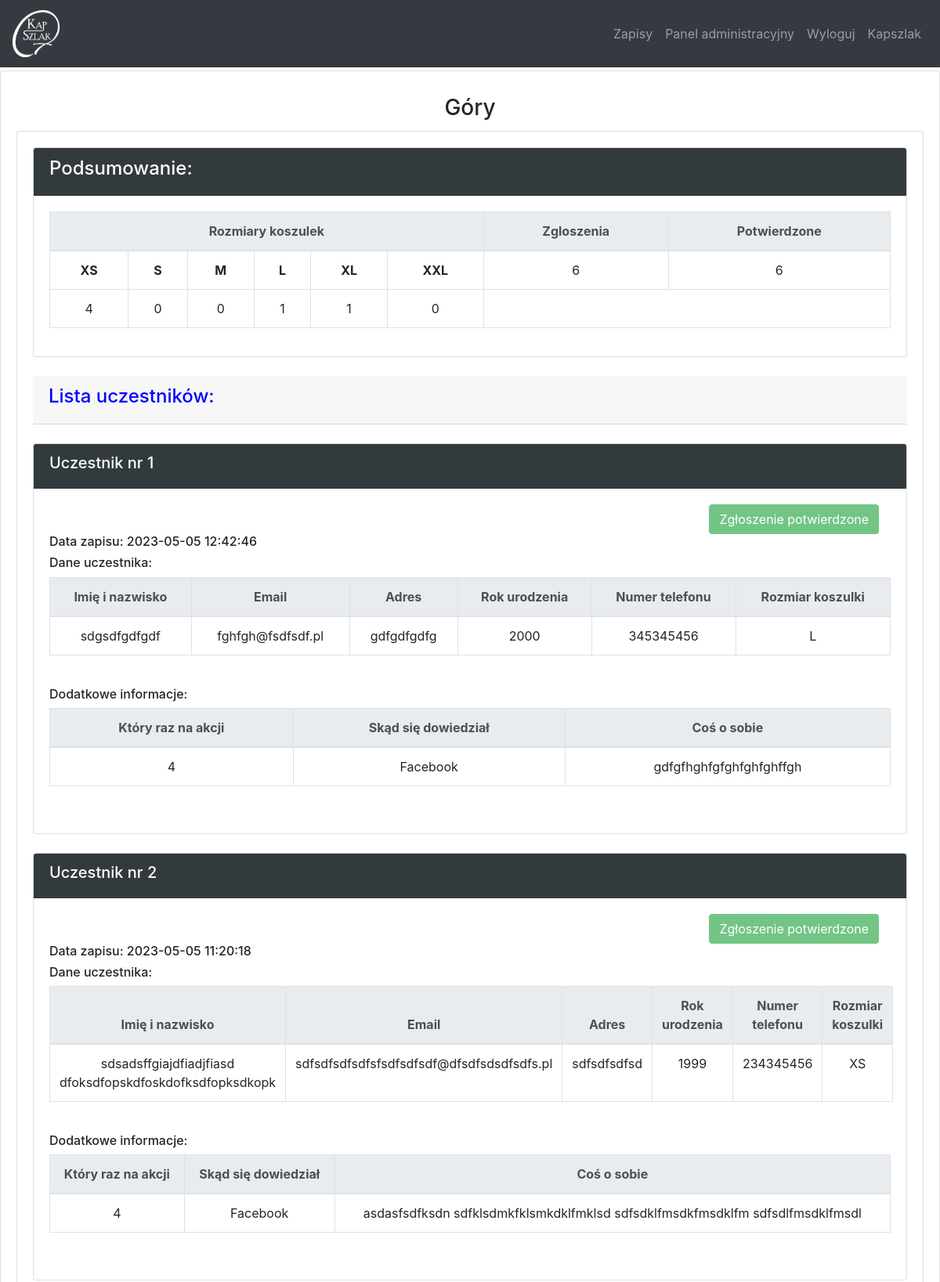
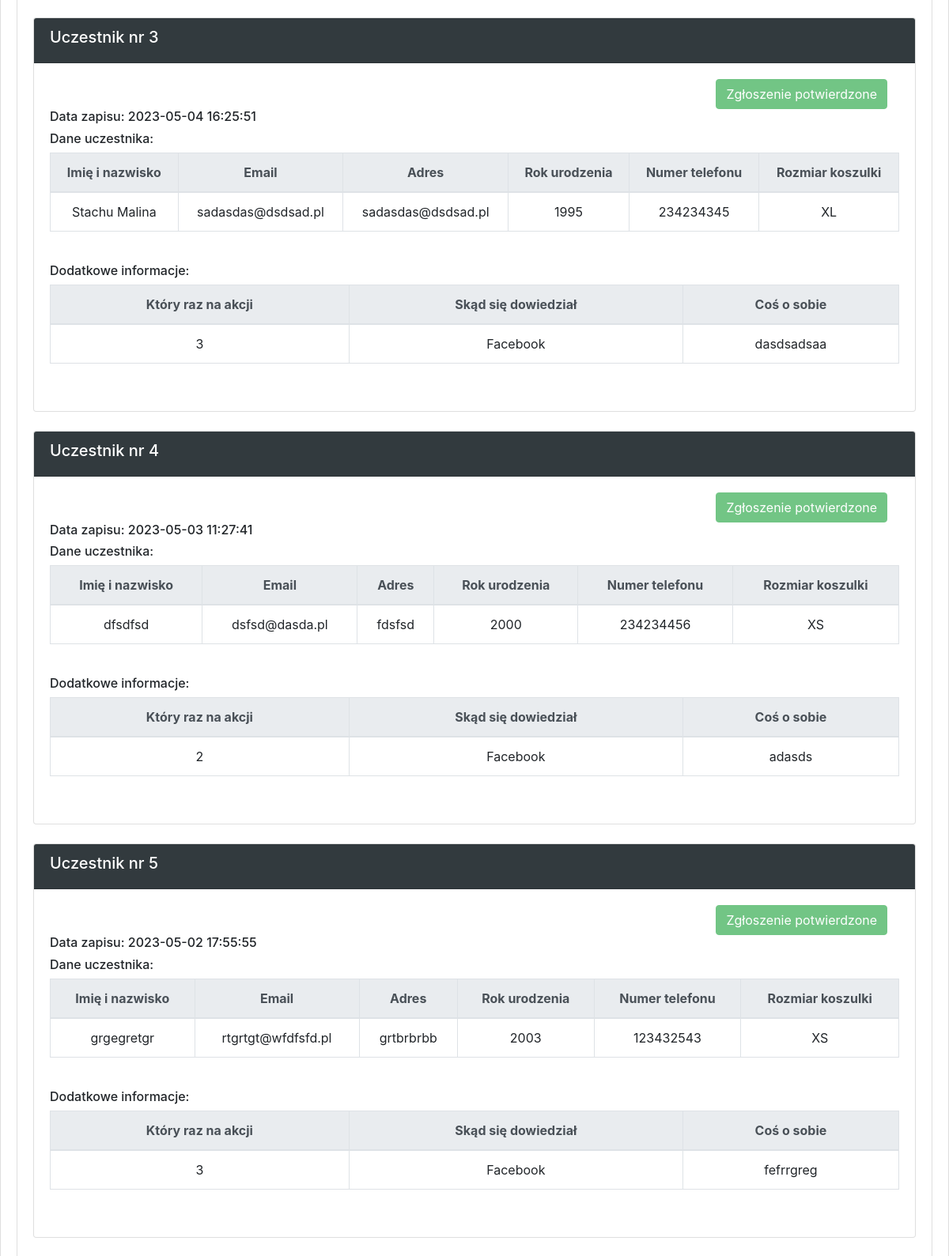
The app's page /dashboard/eventview?event_id=1 (signed in, upper part) with its own data (2 pictures, top to bottom).
### website/models.py (models this page shows)
class Events(db.Model):
    id = db.Column(db.Integer, primary_key=True)
    year_id = db.Column(db.Integer, db.ForeignKey('year.id'))
    signup = db.relationship('Signup', backref='events')
    name = db.Column(db.String(300))
    date  = db.Column(db.Date)
    temp_id = db.Column(db.Integer)
    is_active = db.Column(db.Boolean, default=True, nullable=False)
    mail_temp = db.Column(db.String(1000))

class Signup(db.Model):
    id = db.Column(db.Integer, primary_key=True)
    event_id = db.Column(db.Integer, db.ForeignKey('events.id'))
    date  = db.Column(db.DateTime)
    person = db.relationship('Person', backref='signup')
    basic = db.relationship('Basic', backref='signup')
    winter = db.relationship('Winter', backref='signup')
    turnament = db.relationship('Turnament', backref='signup')
    older = db.relationship('Older', backref='signup')

class Person(db.Model):
    id = db.Column(db.Integer, primary_key=True)
    signup_id = db.Column(db.Integer, db.ForeignKey('signup.id'))
    is_verified = db.Column(db.Boolean, default=False)
    is_contact = db.Column(db.Boolean, default=True)
    name = db.Column(db.String(300))
    email = db.Column(db.String(300))
    adress = db.Column(db.String(300))
    year = db.Column(db.Integer)
    telNum = db.Column(db.Integer)
    selectSize = db.Column(db.String(10))
    weight = db.Column(db.Integer)
    height = db.Column(db.Integer)

class Basic(db.Model):
    id = db.Column(db.Integer, primary_key=True)
    signup_id = db.Column(db.Integer, db.ForeignKey('signup.id'))
    howMany = db.Column(db.Integer)
    whereKnew = db.Column(db.String(300))
    intro = db.Column(db.String(500))

### website/views.py (the view, shortened to what this page needs)
@views.route('/dashboard/eventview', methods=['GET', 'POST'])
@login_required
def event_view():
    event_id = request.args.get('event_id', None)
    event = Events.query.get(int(event_id))
    if event:
        sn_lst = event.signup
        sn_lst = sorted(sn_lst, key=lambda signup: signup.id, reverse=True)
        dic = get_sumup(event.id, sn_lst)
        if event.temp_id != 3:
            return render_template('event_view.html', event=event, sn_lst=sn_lst, user=current_user, dic=dic)
    else:
        flash('Operacja nie jest dostepna', category='error')
        return redirect(url_for('views.dashboard'))

### modules/servis_html.py (called while the page is built, shortened)
def get_sumup(event_id, lst):
	dic = {}
	dic['num_signup'] = len(lst)
	dic['num_active'] = 0
	dic['xs'] = 0
	dic['s'] = 0
	dic['m'] = 0
	dic['l'] = 0
	dic['xl'] = 0
	dic['xxl'] = 0
	dic['n_skiEver'] = 0
	dic['n_skiInst'] = 0
	dic['n_isLent'] = 0
	dic['discount'] = 0
	dic['normal'] = 0
	dic['narty'] = 0
	dic['buty'] = 0
	dic['deska'] = 0
	dic['kask'] = 0
	dic['kijki'] = 0
	dic['gogle'] = 0
	for signup in lst:
		for member in signup.person:
			if member.is_verified:
				dic['num_active'] += 1
			if event_id in (1, 4, 6):
				if member.selectSize == 'XS':
					dic['xs'] += 1
				elif member.selectSize == 'S':
					dic['s'] += 1
				elif member.selectSize == 'M':
					dic['m'] += 1
				elif member.selectSize == 'L':
					dic['l'] += 1
				elif member.selectSize == 'XL':
					dic['xl'] += 1
				elif member.selectSize == 'XXL':
					dic['xxl'] += 1
	return dic

### website/templates/event_view.html (shortened to what this page needs)
{% extends "base.html" %}
{% block content %}
<div class="card">
		    <div class="card-body">
		    	<h3 class="card-title" align="center">{{ event.name }}</h3>
		    	<div class="card">
		    		<div class="card-body">
		    		{% if event.temp_id == 1 %}
			    		{% include 'signup_view/ev1.html' %}
			    	{% elif event.temp_id == 2 %}
			    		{% include 'signup_view/ev2.html' %}
			    	{% elif event.temp_id == 3 %}
			    		{% include 'signup_view/ev3.html' %}
			    	{% elif event.temp_id == 4 %}
			    		{% include 'signup_view/ev4.html' %}
			    	{% elif event.temp_id == 5 %}
			    		{% include 'signup_view/ev5.html' %}
			    	{% elif event.temp_id == 6 %}
			    		{% include 'signup_view/ev6.html' %}
			    	{% endif %}
		    		</div>
		</div>
	</div>
</div>
{% endblock %}

### website/templates/signup_view/ev1.html (shortened to what this page needs)
<div class="card">
    <div class="card-header" style="background-color: #323a3e">
<h4><font color="white">Podsumowanie:</font></h4>
</div>
<div class="card-body">
<table class="table table-bordered">
                          <thead class="thead-light" align="center">
                            <tr>
                            <th colspan="6">Rozmiary koszulek</th>
                              <th scope="col">Zgloszenia</th>
                              <th scope="col">Potwierdzone</th>
                            </tr>
                          </thead>
                          <tbody align="center">
                            <tr>
                                <td><b>XS</b></td>
                              <td><b>S</b></td>
                              <td><b>M</b></td>
                              <td><b>L</b></td>
                              <td><b>XL</b></td>
                              <td><b>XXL</b></td>
                              <td>{{ dic['num_signup'] }}</td>
                              <td>{{ dic['num_active'] }}</td>
                            </tr>
                            <tr>
                              <td>{{ dic['xs'] }}</td>
                              <td>{{ dic['s'] }}</td>
                              <td>{{ dic['m'] }}</td>
                              <td>{{ dic['l'] }}</td>
                              <td>{{ dic['xl'] }}</td>
                              <td>{{ dic['xxl'] }}</td>
                            </tr>
                    </tbody>
                        </table>
                      </div>
</div>
<br>
    <div class="card-header">
      {% if dic['num_signup'] != 0 %}
<h4><font color="blue">Lista uczestników:</font></h4>
{% else %}
<h4><font color="red">Brak zapisanych uczestników:</font></h4>
{% endif %}
</div>
<br>
{% for signup in sn_lst %}
<div class="card">
    <div class="card-header" style="background-color: #323a3e">
<h5><font color="white">Uczestnik nr {{ loop.index }}</font></h5>
</div>
    {% for item in signup.person %}
    <div class="card-body">
      <div class="col-md-12 text-right">
        {% if not item.is_verified %}
        <a href="/signup-verified?event_id={{ event.id }}&person_id={{ item.id }}"><button type="button" class="btn btn-danger">Potwierdź zapis</button></a>
        {% else %}
        <button type="button" class="btn btn-success" disabled>Zgłoszenie potwierdzone</button>
        {% endif %}
      </div>
<h6>Data zapisu: {{ signup.date }}</h6>
<h6>Dane uczestnika:</h6>
<table class="table table-bordered">
                          <thead class="thead-light" align="center">
                            <tr>
                              <th scope="col">Imię i nazwisko</th>
                              <th scope="col">Email</th>
                              <th scope="col">Adres</th>
                              <th scope="col">Rok urodzenia</th>
                              <th scope="col">Numer telefonu</th>
                              <th scope="col">Rozmiar koszulki</th>
                            </tr>
                          </thead>
                          <tbody align="center">
                            <tr>
                              <td>{{ item.name }}</td>
                              <td>{{ item.email }}</td>
                              <td>{{ item.adress }}</td>
                              <td>{{ item.year }}</td>
                              <td>{{ item.telNum }}</td>
                              <td>{{ item.selectSize }}</td>
                            </tr>
                          </tbody>
                        </table>
               {% endfor %}
               <br>
{% for item in signup.basic %}
<h6>Dodatkowe informacje:</h6>
<table class="table table-bordered">
                          <thead class="thead-light" align="center">
                            <tr>
                              <th scope="col">Który raz na akcji</th>
                              <th scope="col">Skąd się dowiedział</th>
                              <th scope="col">Coś o sobie</th>
                            </tr>
                          </thead>
                          <tbody align="center">
                            <tr>
                              <td>{{ item.howMany }}</td>
                              <td>{{ item.whereKnew }}</td>
                              <td>{{ item.intro }}</td>
                            </tr>
                          </tbody>
                        </table>
               {% endfor %}
               <br>
             </div>
           </div><br>
               {% endfor %}

### website/static/css/style.css (style rules this page uses)
h3 { margin-top: 10px; }
table, th, td { border: 1px solid black; border-collapse: collapse; }

### records on screen
Events: name "Góry"
Signup: date "2023-05-05 12:42:46"
Person: is_verified "Zgłoszenie potwierdzone", name "sdgsdfgdfgdf", email "fghfgh@fsdfsdf.pl", adress "gdfgdfgdfg", year "2000", telNum "345345456", selectSize "L"
Basic: howMany "4", whereKnew "Facebook", intro "gdfgfhghfgfghfghfghffgh"
Signup: date "2023-05-05 11:20:18"
Person: is_verified "Zgłoszenie potwierdzone", name "sdsadsffgiajdfiadjfiasd dfoksdfopskdfoskdofksdfopksdkopk", email "sdfsdfsdfsdfsfsdfsdfsdf@dfsdfsdsdfsdfs.pl", adress "sdfsdfsdfsd", year "1999", telNum "234345456", selectSize "XS"
Basic: howMany "4", whereKnew "Facebook", intro "asdasfsdfksdn sdfklsdmkfklsmkdklfmklsd sdfsdklfmsdkfmsdklfm sdfsdlfmsdklfmsdl"
Signup: date "2023-05-04 16:25:51"
Person: is_verified "Zgłoszenie potwierdzone", name "Stachu Malina", email "sadasdas@dsdsad.pl", adress "sadasdas@dsdsad.pl", year "1995", telNum "234234345", selectSize "XL"
Basic: howMany "3", whereKnew "Facebook", intro "dasdsadsaa"
Signup: date "2023-05-03 11:27:41"
Person: is_verified "Zgłoszenie potwierdzone", name "dfsdfsd", email "dsfsd@dasda.pl", adress "fdsfsd", year "2000", telNum "234234456", selectSize "XS"
Basic: howMany "2", whereKnew "Facebook", intro "adasds"
Signup: date "2023-05-02 17:55:55"
Person: is_verified "Zgłoszenie potwierdzone", name "grgegretgr", email "rtgrtgt@wfdfsfd.pl", adress "grtbrbrbb", year "2003", telNum "123432543", selectSize "XS"
Basic: howMany "3", whereKnew "Facebook", intro "fefrrgreg"

### other values on screen
{{ dic['num_signup'] }} "6"
{{ dic['num_active'] }} "6"
{{ dic['xs'] }} "4"
{{ dic['s'] }} "0"
{{ dic['m'] }} "0"
{{ dic['l'] }} "1"
{{ dic['xl'] }} "1"
{{ dic['xxl'] }} "0"
